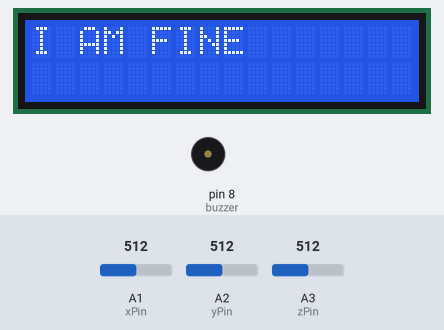
Bench run of a sketch on a simulated Arduino Uno, built with avr-gcc and run on an emulated ATmega328P. Shown: 16×2 character LCD, buzzer (waves = sounding, pin HIGH). The test bench sets the inputs (shaded band); at power-on: A3 (zPin) = 512, A2 (yPin) = 512, A1 (xPin) = 512. Pins used as bus, display or sensor lines are not drawn; what the sketch prints to the serial monitor is not drawn.

Above: at 1.2 s.
1.3 s: A3 (zPin) set to 456
3.2 s: A3 (zPin) set to 422
At 4.4 s:
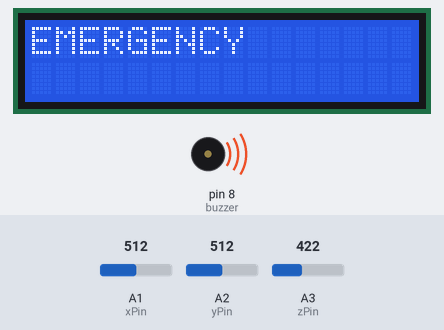
5.6 s: A2 (yPin) set to 354
7.3 s: A2 (yPin) set to 332
At 8.8 s:
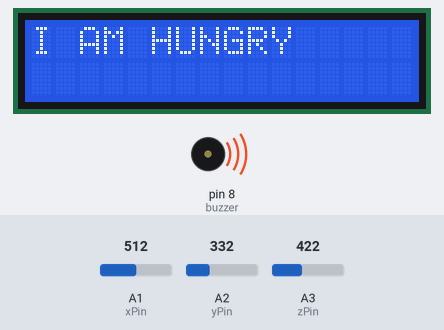
9.6 s: A1 (xPin) set to 344
12.6 s: A1 (xPin) set to 321
At 14.5 s:
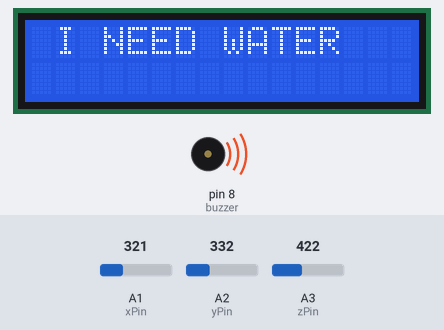
Timing chart, 0 to 15.6 s (numbered marks = the images above; inputs shaded):
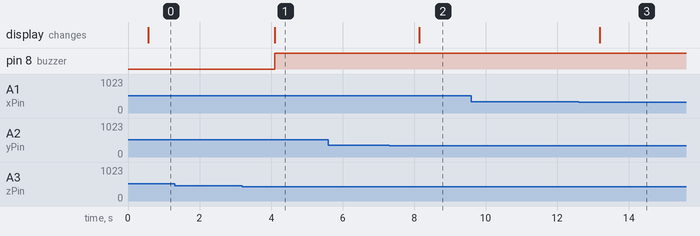

The sketch:

mpu.ino
```cpp
// This is a simple working-example to quick measuring:
// 1. the x, y and z-values read from a GY-61-acceleration-module
// 2. an angle in eg. the x-direction

// You can put the module in 4 directions to determine the min-max-values:
// –>   0deg   x = 349  y = 341  z = 425
// /\    90deg  x = 281  y = 345  z = 357
// <–  180deg  x = 350  y = 345  z = 288
//  V   270deg  x = 419  y = 341  z = 355
// This can be used to measure degrees
// include the library code:
#include <LiquidCrystal.h>
const int rs = 2, en = 3, d4 = 4, d5 = 5, d6 = 6, d7 = 7;
LiquidCrystal lcd(rs, en, d4, d5, d6, d7);

#define buzzer 8

const int VCCPin = A0;
const int xPin   = A1;
const int yPin   = A2;
const int zPin   = A3;
const int GNDPin = A4;

// variables
int x = 0;
int y = 0;
int z = 0;

void setup() {
// pin A0 (pin14) is VCC and pin A4 (pin18) in GND to activate the GY-61-module

pinMode(A0, OUTPUT);
pinMode(A4, OUTPUT);
pinMode(buzzer, OUTPUT);
digitalWrite(buzzer, LOW);
digitalWrite(14, HIGH);
digitalWrite(18, LOW);
lcd.begin(16, 2);
lcd.print("monitoring");
Serial.begin(9600);
} // end setup

void loop()
{
x = analogRead(xPin);
y = analogRead(yPin);
z = analogRead(zPin);
// show x, y and z-values
Serial.print("x = ");
Serial.print(x);
Serial.print("y = ");
Serial.print(y);
Serial.print("z = ");
Serial.print(z);
// show angle
Serial.print(" angle = ");
Serial.println(constrain(map(x,349,281,0,90),0,90));
delay(500);
lcd.clear();
if(x<=330)
{
 lcd.print(" I NEED WATER ");
 Serial.print(" X################ ");
 digitalWrite(buzzer, HIGH);
}
else if(y<=345)
{
 lcd.print("I AM HUNGRY");
 Serial.print(" #####y ");
  digitalWrite(buzzer, HIGH);
}
else if(z<=440)
{ lcd.print("EMERGENCY");
 Serial.print(" #######z ");
  digitalWrite(buzzer, HIGH);
}
else
{
lcd.print("I AM FINE");
Serial.print(" Normal mode");
digitalWrite(buzzer, LOW);
}
}
```

Measured:
- the behaviour switches between 441 and 440 on A3 (zPin) (found by bisection; images 0 and 1)
- the behaviour switches between 346 and 345 on A2 (yPin) (found by bisection; images 1 and 2)
- the behaviour switches between 331 and 330 on A1 (xPin) (found by bisection; images 2 and 3)
- after the input at 1.3 s, every drawn part: stays the same
- after the input at 3.2 s, pin 8 (buzzer): LOW → HIGH after 0.90 s; the display: changes after 0.90 s (image 1)
- after the input at 5.6 s, every drawn part: stays the same
- after the input at 7.3 s, the display: changes after 0.84 s (image 2)
- after the input at 9.6 s, every drawn part: stays the same
- after the input at 12.6 s, the display: changes after 0.59 s (image 3)
